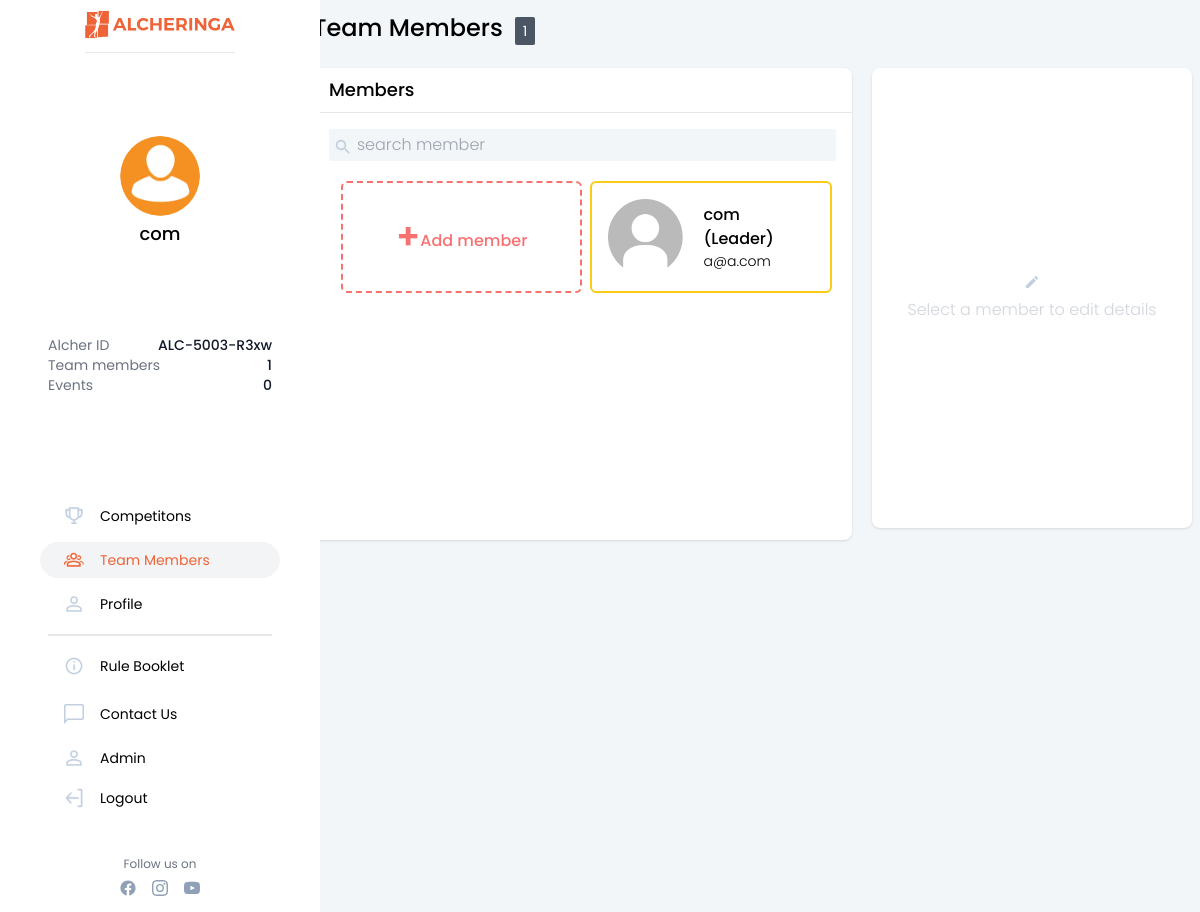
Page /teams/ (signed in) on the committed database.
### authentication/models.py (models this page shows, shortened)
class NewUser(AbstractBaseUser, PermissionsMixin):
    alcherid = models.CharField(
        max_length=255, blank=True, unique=True)
    id = models.SlugField(primary_key=True, default=uuid.uuid4)
    img = models.ImageField(upload_to="image_uploads/userdp/",
                            default='user-default.png')
    email = models.EmailField(_('email address'), unique=True)
    username = models.CharField(max_length=150, unique=True)
    collegename = models.CharField(max_length=150, unique=False)
    city = models.CharField(max_length=150, unique=False)
    fullname = models.CharField(max_length=150, blank=True)
    phone = PhoneNumberField(unique=False, blank=True)
    alternate_phone = PhoneNumberField(unique=False, blank=True,null=True)
    interest = models.ManyToManyField(
        "competitions.Module", related_name="interest")
    team_members=models.IntegerField(default=0)
    no_of_events_registered=models.IntegerField(default=0)
    date_joined = models.DateTimeField(default=timezone.now)
    provider = models.CharField(max_length=200, unique=False, default="email")
    about = models.TextField(_('about'), max_length=500, blank=True)
    is_staff = models.BooleanField(default=False)
    is_active = models.BooleanField(default=False)
    objects = CustomAccountManager()
    USERNAME_FIELD = 'email'
    REQUIRED_FIELDS = ['username']

### teams/views.py (the view)
# urls.py: path('', views.team_members, name='team'),
@login_required(login_url='login')
def team_members(request):
    team = Team.objects.filter(leader=request.user).first()
    if request.method == 'POST':
        form = MemberForm(request.POST)
        name = form['name'].value()
        email = form['email'].value()
        phone = form['phone'].value()
        gender = form['gender'].value()
        flag = 0
        for member in team.members.all():
            if member.email == email or member.phone == phone:
                messages.error(request, "Member already exists in your team")
                flag = 1
                break
        if flag == 0:
            new_member = TeamMembers(
                name=name, email=email, phone=phone, gender=gender)
            new_member.save()
            team.members.add(new_member)
            team.save()
            return redirect('team')
    else:
        form = MemberForm()
    all_members = []
    for member in team.members.all():
        all_members.append(member)
    return render(request, 'teams/team_members.html', {'form': form, 'team': all_members,'active_page':'team'})

### teams/forms.py
class MemberForm(forms.Form):
    name = forms.CharField(max_length=100, widget=forms.TextInput(attrs={'class':'border-b','size':'25','placeholder':'Enter Name'}))
    phone = PhoneNumberField(widget=forms.TextInput(attrs={'class':'border-b','size':'25','placeholder':'Enter Phone Number'}))
    email = forms.EmailField(max_length=100,widget=forms.EmailInput(attrs={'class':'border-b','size':'25','placeholder':'Enter Email'}))
    gender = forms.ChoiceField(choices=(('M','M'),('F','F')),widget=forms.Select(attrs={'class':'border-b text-gray-400 pr-36','width':'110%','placeholder':'Gender'}))

### templates/teams/team_members.html (shortened to what this page needs)
{% extends '../basictailwind.html'%}
{% load static %}
{%block body%}
<div  style="background-color: #F3F6F8;">
    {% include 'navbar.html' %}
    <div class="flex mb-6 md:mb-1">
        <div class="flex-grow">
            <div class="m-3 font-medium text-2xl">Team Members<span
                    class="mx-3 px-2 py-1 bg-gray-600 rounded-sm font-normal text-white text-sm">{{team|length}}</span></div>
            <div class="flex gap-2">
                <div class="m-3 bg-white rounded-lg shadow flex-grow">
                    <div class="py-2 px-4 font-medium text-lg border-b">Members</div>
                    <div class="m-4 rounded-sm"  style="background-color: #F3F6F8;">
                        <span class="float-left p-1">
                        </span>
                        <span>
                            <input type="search" class="py-1 font-light text-base"  style="background-color: #F3F6F8;"
                                placeholder="search member" />
                        </span>
                    </div>
                    <div class="grid grid-cols-2 gap-2 justify-between mx-6 mt-4">
                        <button onclick="toggleOpen(this.id)" id="addMemberButton"
                            class="m-1 h-28 border-red-400 border-2 border-dashed grid grid-flow-col items-center justify-center w-full rounded-md col-span-2 md:col-span-1">
                            <div class="text-red-400 font-semibold text-4xl">+</div>
                            <div class="mt-2 text-red-400 font-medium">Add member</div>
                        </button>
                        <div class="m-1 p-4 h-28 flex bg-white border-yellow-400  w-full border-2 rounded-md col-span-2 md:col-span-1">
                            <img width="75" src="{%static 'imgs/user-default.png'%}" alt="profile" border="0" />
                            <div class="mx-5 my-auto">
                                <div class="font-medium text-base">{{user.username}} (Leader)</div>
                                <div class="font-light text-sm">{{user.email}}</div>
                            </div>
                        </div>
                    </div>
                </div>
                <div class="hidden lg:block w-80 md:mr-2 mb-6">
                    <div style="height: 460px;" id="emptyCard"
                        class="mr-3 mt-3 w-80 flex flex-col justify-center bg-white rounded-lg shadow gap-2">
                        <div class="text-gray-300 font-light mx-auto">Select a member to edit details</div>
                    </div>
                </div>
            </div>
        </div>
    </div>
</div>
{% endblock %}

### templates/navbar.html (shortened to what this page needs)
{%load static%}
  <nav class="w-80 hidden sm:block bg-white rounded shadow-md">
    <div class="w-80 h-screen flex flex-col justify-between bg-white border-gray-400 px-12 fixed float-left">
      <a href="/"><img src="{% static 'imgs/alcher_orange.svg'%}" class="mt-2 mx-auto pb-3 border-b" width="150px" height="40px" alt="logo" border="0" /></a>
      <div class="flex flex-col justify-center my-1">
        <img style="height : 80px; width : 80px; border-radius: 50%;" src="{{request.user.img.url}}" alt="profile pic" border="0"
                class="mx-auto rounded-full" />
        <div class="mt-1 font-medium text-lg text-center">{{request.user.username}}</div>
      </div>
      <div class="flex flex-col justify-center my-1">
        <div class="text-sm text-gray-500 flex justify-between flex-wrap items-center"><p>Alcher ID</p>
          <p class="text-gray-900 font-medium">
            {{request.user.alcherid}}
          </p></div>
        <div class="text-sm text-gray-500 flex justify-between flex-wrap items-center"><p>Team members</p>
          <p class="text-gray-900 font-medium">
            {{request.user.team_members}}
          </p>
          </div>
        <div class="text-sm text-gray-500 flex justify-between flex-wrap  items-center"><p>Events</p>
          <p class="text-gray-900 font-medium">
            {{request.user.no_of_events_registered}}
          </p>
          </div>
      </div>
      <div class="pt-2 mt-2 mb-4 flex flex-col justify-center md:text-md text-sm items-center">
        <a href="{%url 'showallcompetitions'%}"><div class="rounded-full flex items-center flex-nowrap my-1 py-2 pl-6 w-60 hover:border-0 hover:bg-gray-100" id="competitions">
         <img src="{% static 'icons/nav/normal/competitions.png'  %}" alt="" class="h-5 w-5 object-cover">
          <p class="pl-4 font-mediums">Competitons</p>
        </div></a>
        <a href="{%url 'team'%}"><div class="rounded-full flex items-center flex-nowrap my-1 py-2 w-60 pl-6 hover:border-0 hover:bg-gray-100" id="team">
          <img src="{% static 'icons/nav/normal/team.png' %}" alt="" class="h-5 w-5 object-cover">
          <p class="pl-4 font-mediums">Team Members</p>
        </div></a>
        <a href='{%url 'profile'%}'>
        <div class="rounded-full flex items-center flex-nowrap my-1 py-2 w-60 pl-6 hover:border-0 hover:bg-gray-100 mb-3" id="profile">
          <img src="{% static 'icons/nav/normal/profile.png' %}" alt="" class="h-5 w-5 object-cover">
          <p class="pl-4 font-mediums">Profile</p>
        </div>
        </a>
        <hr class="border bg-gray-200 w-full" />
        <a href="s"><div class="rounded-full flex items-center flex-nowrap my-2 py-2 w-60 pl-6 hover:border-0 hover:bg-gray-100 mt-3">
          <img src="{% static 'icons/nav/normal/rulebook.png' %}" alt="" class="h-5 w-5 object-cover">
          <p class="pl-4 font-mediums" id="rulebook">Rule Booklet</p>
        </div></a>
        <a href="n"><div class="rounded-full flex items-center flex-nowrap my-1 py-2 w-60 pl-6 hover:border-0 hover:bg-gray-100">
          <img src="{% static 'icons/nav/normal/contact.png' %}" alt="" class="h-5 w-5 object-cover">
          <p class="pl-4 font-mediums" id="contactus">Contact Us</p>
        </div></a>
        {%if request.user.is_staff%}
        <a href="/admin" target="_blank"><div class="rounded-full flex items-center flex-nowrap my-1 py-2 pl-6 w-60 hover:border-0 hover:bg-gray-100">
          <img src="{% static 'icons/nav/normal/admin.png' %}" alt="" class="h-5 w-5 object-cover">
          <p class="pl-4 font-mediums">Admin</p>
        </div></a>
        {%endif%}
        <a href='{% url 'logout'%}'>
        <div class="rounded-full flex items-center flex-nowrap py-2 pl-6 w-60 hover:border-0 hover:bg-gray-100">
          <img src="{% static 'icons/nav/normal/logout.png' %}" alt="" class="h-5 w-5 object-cover">
          <p class="pl-4 font-mediums">Logout</p>
        </div>
        </a>
        <br>
        <br>
        <div>
            <div style="text-align:center">
                <p class="text-xs text-gray-500">Follow us on</p>
                <div class=" flex justify-center space-x-4 mt-2">
                  <a style="cursor:pointer;" href="https://www.facebook.com/alcheringaiitg" target="_blank">
                    </a>
                  <a style="cursor:pointer;" href="https://www.instagram.com/alcheringaiitg/" target="_blank">
                    </a>
                  <a style="cursor:pointer;" href="https://twitter.com/alcheringaiitg" target="_blank">
                    </a>
                </div>
            </div>
        </div>
      </div>
    </div>
  </nav>

### templates/basictailwind.html (style rules this page uses)
body { font-family: 'Poppins', sans-serif; }

### rows in the picture
NewUser: user.img (placeholder picture), user.username "com", user.alcherid "ALC-5003-R3xw", user.team_members "1", user.no_of_events_registered "0", username "com", email "a@a.com"

### other values in the picture
{{ team|length }} "1"
